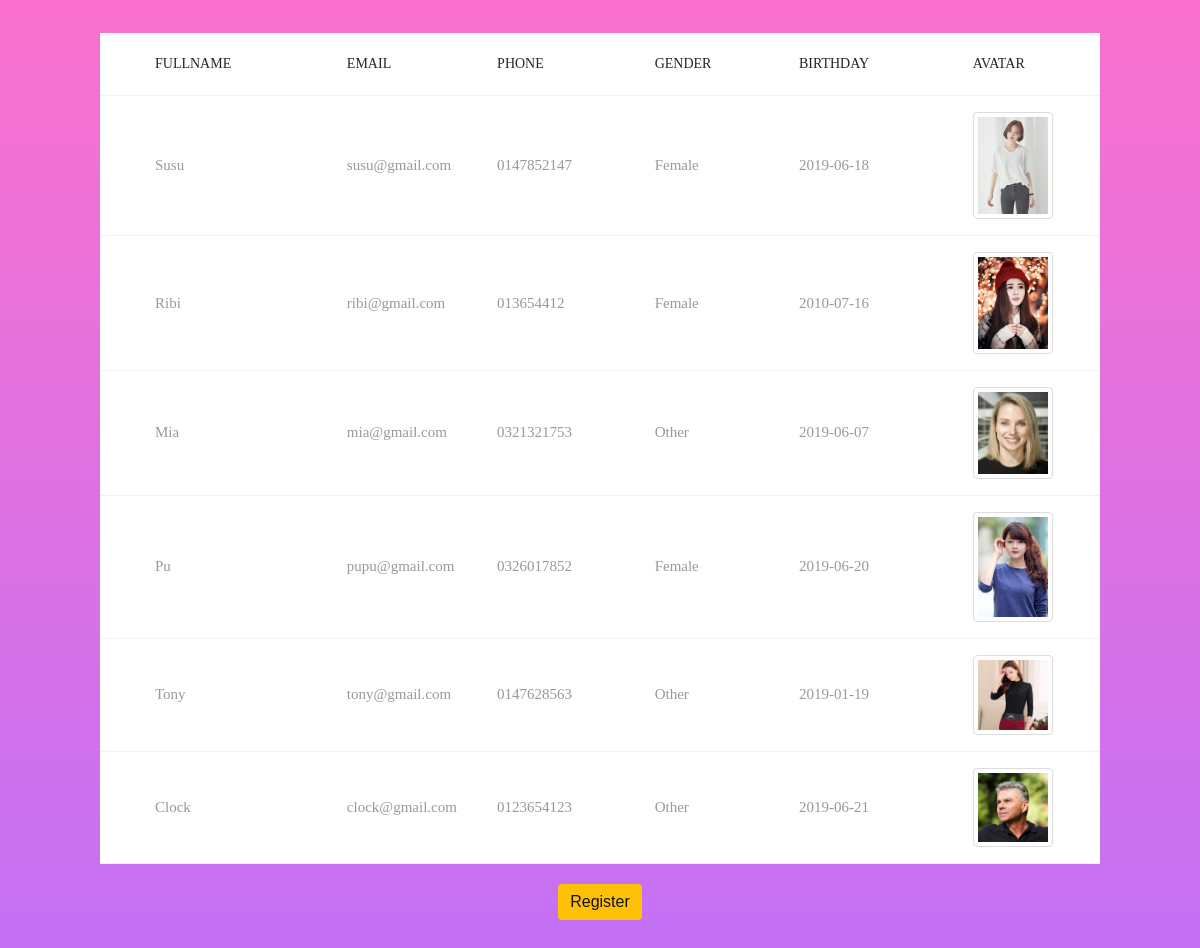
Page /Table_Users.php on the committed database.
### tables this page shows
CREATE TABLE `users` (
  `Id` int(11) NOT NULL,
  `FullName` text NOT NULL,
  `Email` varchar(150) NOT NULL,
  `Phone` varchar(10) NOT NULL,
  `Gender` text NOT NULL,
  `Birthday` date NOT NULL,
  `Avatar` varchar(150) NOT NULL
);

### Table_Users.php (the view, shortened to what this page needs)
<?php
$host = "localhost";
$user = "sa";
$password = "123456";
$database = "session4";
$conn = mysqli_connect($host, $user, $password, $database);
?>
<!DOCTYPE html>
<html lang="en">
<head>
    <link rel="stylesheet" type="text/css" href="Lib_Table/vendor/bootstrap/css/bootstrap.min.css">
    <link rel="stylesheet" type="text/css" href="Lib_Table/fonts/font-awesome-4.7.0/css/font-awesome.min.css">
    <link rel="stylesheet" type="text/css" href="Lib_Table/vendor/animate/animate.css">
    <link rel="stylesheet" type="text/css" href="Lib_Table/vendor/select2/select2.min.css">
    <link rel="stylesheet" type="text/css" href="Lib_Table/vendor/perfect-scrollbar/perfect-scrollbar.css">
    <link rel="stylesheet" type="text/css" href="Lib_Table/css/util.css">
    <link rel="stylesheet" type="text/css" href="Lib_Table/css/main.css">
</head>
<body>
    <div class="limiter">
        <div class="container-table100">
            <div class="wrap-table100" style="margin-bottom: 10px">
                <div class="table100 ver1">
                    <table>
                        <thead>
                            <tr class="row100 head">
                                <th class="cell100 column2">FullName</th>
                                <th class="cell100 column2">Email</th>
                                <th class="cell100 column3">Phone</th>
                                <th class="cell100 column4">Gender</th>
                                <th class="cell100 column5">Birthday</th>
                                <th class="cell100 column6">Avatar</th>
                            </tr>
                        </thead>
                        <tbody>
                            <?php
                            $sql = 'SELECT fullname, email, phone, gender, birthday, avatar FROM USERS';
                            $result = mysqli_query($conn, $sql);
                            while ($row = mysqli_fetch_assoc($result)) {
                                $fullname = $row["fullname"];
                                $email = $row["email"];
                                $phone = $row["phone"];
                                $gender = $row["gender"];
                                $birthday = $row["birthday"];
                                $avatar = $row["avatar"];
                                echo "<tr class='row100 body' style='color: #999999'>
                                    <td class='cell100 column2'>$fullname</td>
                                    <td class='cell100 column2'>$email</td>
                                    <td class='cell100 column3'>$phone</td>
                                    <td class='cell100 column4'>$gender</td>
                                    <td class='cell100 column5'>$birthday</td>
                                    <td class='cell100 column6'><img src='uploads/$avatar' class='img-thumbnail' width='80px'/></td>
                                </tr>";
                            }
                            ?>
                        </tbody>
                    </table>
                </div>
            </div>
            <input type="button" value="Register" class="btn btn-warning" style="cursor: pointer; margin-top: 10px" onclick="location.href='/batch137-142-php/Session4/Form_Register.php'" />
        </div>
    </div>
</body>
</html>

### Lib_Table/css/main.css (style rules this page uses)
* { margin: 0px; padding: 0px; box-sizing: border-box; }
body, html { height: 100%; font-family: sans-serif; }
input { display: block; outline: none; border: none !important; }
.limiter { width: 100%; margin: 0 auto; background: #fa71cd; background: -webkit-linear-gradient(bottom, #c471f5, #fa71cd); background: -o-linear-gradient(bottom, #c471f5, #fa71cd); background: -moz-linear-gradient(bottom, #c471f5, #fa71cd); background: linear-gradient(bottom, #c471f5, #fa71cd); }
.container-table100 { max-width: 1366px; margin: 0 auto; min-height: 100vh; display: -webkit-box; display: -webkit-flex; display: -moz-box; display: -ms-flexbox; display: flex; flex-wrap: wrap; align-items: center; justify-content: center; padding: 33px 100px; }
.wrap-table100 { width: 100%; }
.table100 { background-color: #fff; }
table { width: 100%; }
th, td { font-weight: unset; padding-right: 10px; }
.column2 { width: 225px; padding-left: 55px; }
.column3 { width: 205px; }
.column4 { width: 195px; }
.column5 { width: 235px; }
.column6 { width: 170px; }
.table100 th { padding-top: 21px; padding-bottom: 21px; }
.table100 td { padding-top: 16px; padding-bottom: 16px; }
.table100 { width: 100%; position: relative; }
.table100.ver1 th { font-family: Roboto-Bold; font-size: 14px; line-height: 1.4; text-transform: uppercase; }
.table100.ver1 td { font-family: Roboto-Medium; font-size: 15px; line-height: 1.4; }
.table100.ver1 tr { border-bottom: 1px solid #f2f2f2; }

### rows in the picture
users: FullName "Susu", Email "susu@gmail.com", Phone "0147852147", Gender "Female", Birthday "2019-06-18", Avatar (picture)
users: FullName "Ribi", Email "ribi@gmail.com", Phone "013654412", Gender "Female", Birthday "2010-07-16", Avatar (picture)
users: FullName "Mia", Email "mia@gmail.com", Phone "0321321753", Gender "Other", Birthday "2019-06-07", Avatar (picture)
users: FullName "Pu", Email "pupu@gmail.com", Phone "0326017852", Gender "Female", Birthday "2019-06-20", Avatar (picture)
users: FullName "Tony", Email "tony@gmail.com", Phone "0147628563", Gender "Other", Birthday "2019-01-19", Avatar (picture)
users: FullName "Clock", Email "clock@gmail.com", Phone "0123654123", Gender "Other", Birthday "2019-06-21", Avatar (picture)
